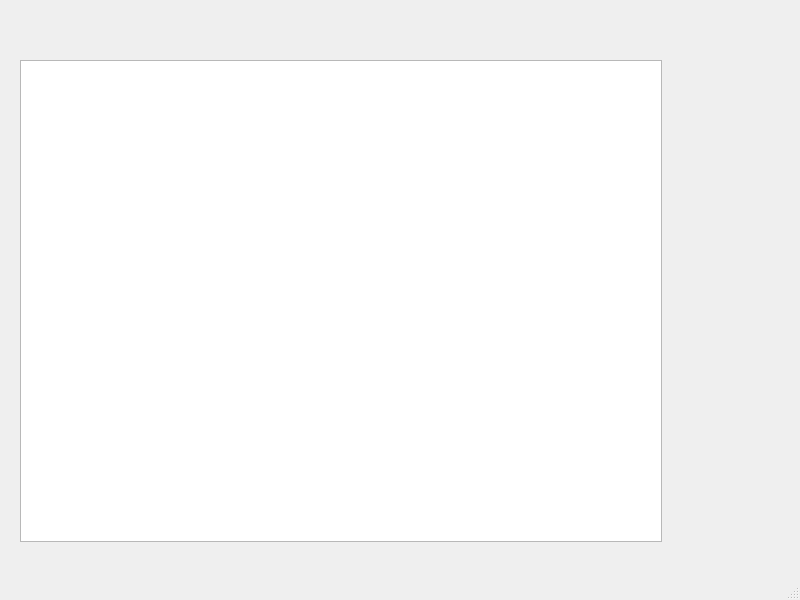
<?xml version="1.0" encoding="UTF-8"?>
<ui version="4.0">
 <class>MainWindow</class>
 <widget class="QMainWindow" name="MainWindow">
  <property name="geometry">
   <rect>
    <x>0</x>
    <y>0</y>
    <width>800</width>
    <height>600</height>
   </rect>
  </property>
  <property name="windowTitle">
   <string>Testbed</string>
  </property>
  <widget class="QWidget" name="centralwidget">
   <widget class="QGraphicsView" name="drawArea">
    <property name="geometry">
     <rect>
      <x>20</x>
      <y>60</y>
      <width>642</width>
      <height>482</height>
     </rect>
    </property>
   </widget>
  </widget>
  <widget class="QMenuBar" name="menubar">
   <property name="geometry">
    <rect>
     <x>0</x>
     <y>0</y>
     <width>800</width>
     <height>21</height>
    </rect>
   </property>
  </widget>
  <widget class="QStatusBar" name="statusbar"/>
 </widget>
 <resources/>
 <connections/>
</ui>
